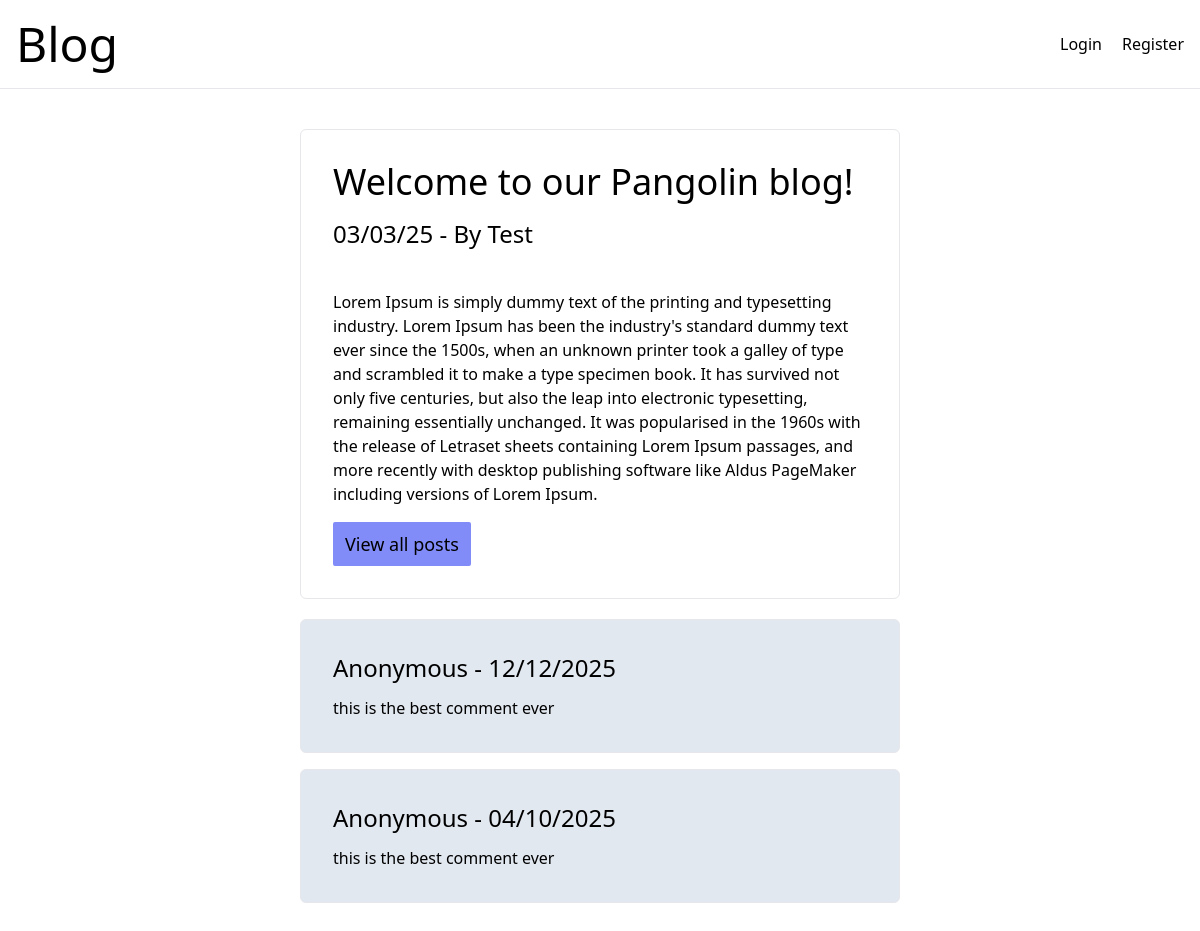
The page /singlePostPage.php?id=1 on the database its author committed.
### tables this page shows
CREATE TABLE `posts` (
  `id` int(11) unsigned NOT NULL AUTO_INCREMENT,
  `title` varchar(30) NOT NULL,
  `content` text NOT NULL,
  `category_id` int(11) NOT NULL,
  `user_id` int(11) DEFAULT NULL,
  `date_time` datetime NOT NULL,
  `likes` int(11) NOT NULL DEFAULT 0,
  `dislikes` int(11) NOT NULL DEFAULT 0,
  `category_2` int(11) DEFAULT NULL,
  PRIMARY KEY (`id`)
);

CREATE TABLE `users` (
  `id` int(11) unsigned NOT NULL AUTO_INCREMENT,
  `username` varchar(25) NOT NULL,
  `email` varchar(50) NOT NULL,
  `password` varchar(50) NOT NULL,
  PRIMARY KEY (`id`)
);

CREATE TABLE `comments` (
  `id` int(11) unsigned NOT NULL AUTO_INCREMENT,
  `comment` varchar(200) NOT NULL,
  `post_id` int(11) NOT NULL,
  `user_id` int(11) NOT NULL,
  `date` date NOT NULL,
  PRIMARY KEY (`id`)
);

### src/models/PostsModel.php (called while the page is built, shortened)
<?php
class PostsModel{
    public PDO $db;
    public function __construct(PDO $db)
    {
        $this->db = $db;
    }
    public function singlePagePost(int $id): PostEntity|false
    {
        $query = $this->db->prepare('SELECT `posts`.`title`, `users`.`username` AS "author", `posts`.`date_time`, `posts`.`content`
                                            FROM `posts`
                                            JOIN `users`
                                            ON `posts`.`user_id` = `users`.`id`
                                            WHERE `posts`.`id` = :id;');
        $query -> setFetchMode(PDO::FETCH_CLASS | PDO::FETCH_PROPS_LATE, PostEntity::class);
        if ($query->execute([':id'=>$id])) {
            return $query->fetch();
        }
        return false;
    }
}

### src/entities/PostEntity.php (called while the page is built, shortened)
<?php
class PostEntity{
    private string $title;
    private ?string $author;
    private string $content;
    private string $date_time;
    public function __construct(int $id = 1, string $title = '', ?string $author = '', string $content = '', string $date_time = '', int $likes = 1, int $dislikes = 1, string $category = '', string $category2 = '')
    {
        $this->title = $title;
        $this->author = $author;
        $this->content = $content;
        $this->date_time = $date_time;
    }
    public function getDateTime(): string
    {
        return $this->date_time;
    }
    public function getContent(): string
    {
        return $this->content;
    }
    public function getAuthor(): ?string
    {
        return $this->author;
    }
    public function getTitle(): string
    {
        return $this->title;
    }
}

### src/Models/CommentsModel.php (called while the page is built, shortened)
<?php
require_once 'src/Entities/CommentEntity.php';
class CommentsModel
{
    public PDO $db;
    public function __construct(PDO $db)
    {
        $this->db = $db;
    }
    public function commentsThatBelongToPost(int $post_id) : array|false
    {
        $query = $this->db->prepare("SELECT `comments`.`comment`, `comments`.`date`, `users`.`username`
                                            FROM `comments`
                                            JOIN `users`
                                                ON `comments`.`user_id` = `users`.`id`
                                            WHERE `comments`.`post_id` = :post_id
                                            ORDER BY `comments`.`date` DESC;");
        $query->setFetchMode(PDO::FETCH_CLASS | PDO::FETCH_PROPS_LATE, CommentEntity::class);
        if ($query->execute(['post_id' => $post_id])) {
            return $query->fetchAll();
        }
        return false;
    }
}

### src/Entities/CommentEntity.php (called while the page is built, shortened)
<?php
class CommentEntity
{
    private string $comment;
    private string $username;
    private string $date;
    public function __construct(int $id = 0, string $comment = '', int $post_id = 0, string $username = '', string $date = '')
    {
        $this->comment = $comment;
        $this->username = $username;
        $this->date = $date;
    }
    public function getComment(): string
    {
        return $this->comment;
    }
    public function getUsername(): string
    {
        return $this->username;
    }
    public function getDate(): string
    {
        return $this->date;
    }
}

### src/Services/DisplayCommentsService.php (the view, shortened to what this page needs)
<?php
class DisplayCommentsService
{
    static public function displayAll(array $comments) : string
    {
        $output = '<section class="container md:w-1/2 mx-auto mt-5 mb-10">';
        foreach ($comments as $comment) {
            $date = date_create($comment->getDate());
            $output .= '<div class="p-8 border border-solid rounded-md bg-slate-200 my-4">';
            $output .= '<div class="text-2xl mb-3">' . $comment->getUsername() . ' - ' . date_format($date, 'd/m/Y') . '</div>';
            $output .= '<p>' . $comment->getComment() . '</p>';
            $output .= '</div>';
        }
        $output .= '</section>';
        return $output;
    }
}

### singlePostPage.php (shortened to what this page needs)
<?php
require_once 'src/Services/NavBarService.php';
require_once 'src/Services/PostServices.php';
require_once 'src/Models/PostsModel.php';
require_once 'src/Services/DatabaseConnectionServices.php';
require_once 'src/Models/CommentsModel.php';
require_once 'src/Services/DisplayCommentsService.php';
$db = DatabaseConnectionServices::connect();
$posts = new PostsModel($db);
$commentsModel = new CommentsModel($db);
if (isset($_GET['id'])) {
    $pageId = intval($_GET['id']);
} else {
    throw new Exception('$_GET superglobal doesnt return any value -');
}
$postToDisplay = $posts->singlePagePost($pageId);
?>
<!doctype html>
<html lang="en">
<head>
    <script src="https://cdn.tailwindcss.com"></script>
</head>
<body>
    <?php
        echo NavBarService::displayNavBar();
        echo PostServices::displaySinglePost($postToDisplay);
        $commentsArray = $commentsModel->commentsThatBelongToPost($pageId);
        echo DisplayCommentsService::displayAll($commentsArray);
    ?>
</body>
</html>

### src/Services/NavBarService.php (shortened to what this page needs)
<?php
class NavBarService
{
    static public function displayNavBar(): string
    {
        $output = '<nav class="flex justify-between items-center py-5 px-4 mb-10 border-b border-solid">';
        $output .= '<a href="index.php"><h1 class="text-5xl">Blog</h1></a>';
        $output .= '<div class="flex gap-5">';
        if (!isset($_SESSION['loggedIn']) || $_SESSION['loggedIn'] === false) {
            $output .= '<a href="login.php">Login</a>';
            $output .= '<a href="register.php">Register</a>';
        }
        $output .= '</div>';
        $output .= '</nav>';
        return $output;
    }
}

### src/services/PostServices.php (shortened to what this page needs)
<?php
require_once 'src/entities/PostEntity.php';
class PostServices
{
    static public function displaySinglePost(PostEntity $post): string
    {
        $date = date_create($post->getDateTime());
        $outcome = "<section class='container md:w-1/2 mx-auto'>";
        $outcome .= "<article class='p-8 border border-solid rounded-md'>";
        $outcome .= "<div class='flex justify-between items-center flex-col md:flex-row mb-4'>";
        $outcome .= "<h2 class='text-4xl'>" . $post->getTitle() . "</h2>";
        $outcome .= "</div>";
        $outcome .= "<p class='text-2xl mb-10'>" . date_format($date,"d/m/y");
        if ($post->getAuthor() == '') {
            $outcome .= " - By Anonymous</p>";
        } else {
            $outcome .= " - By " . $post->getAuthor() . "</p>";
        }
        $outcome .= "<p>" . $post->getContent() . "</p>";
        $outcome .= "<a class='px-3 py-2 mt-4 text-lg bg-indigo-400 hover:bg-indigo-700 hover:text-white transition inline-block rounded-sm' href='index.php'>View all posts</a>";
        $outcome .= "</article>";
        $outcome .= "</section>";
        return $outcome;
    }
}

### rows shown on the page
posts: title "Welcome to our Pangolin blog!", date_time "03/03/25", user.username "Test", content "Lorem Ipsum is simply dummy text of the printing and typesetting industry. Lorem Ipsum has been the industry's standard dummy text ever since the 1500s, when an unknown printer took a galley of type and scrambled it to make a type specimen book. It has survived not only five centuries, but also the leap into electronic typesetting, remaining essentially unchanged. It was popularised in the 1960s with the release of Letraset sheets containing Lorem Ipsum passages, and more recently with desktop publishing software like Aldus PageMaker including versions of Lorem Ipsum."
comments: user.username "Anonymous", date "12/12/2025", comment "this is the best comment ever"
comments: user.username "Anonymous", date "04/10/2025", comment "this is the best comment ever"
